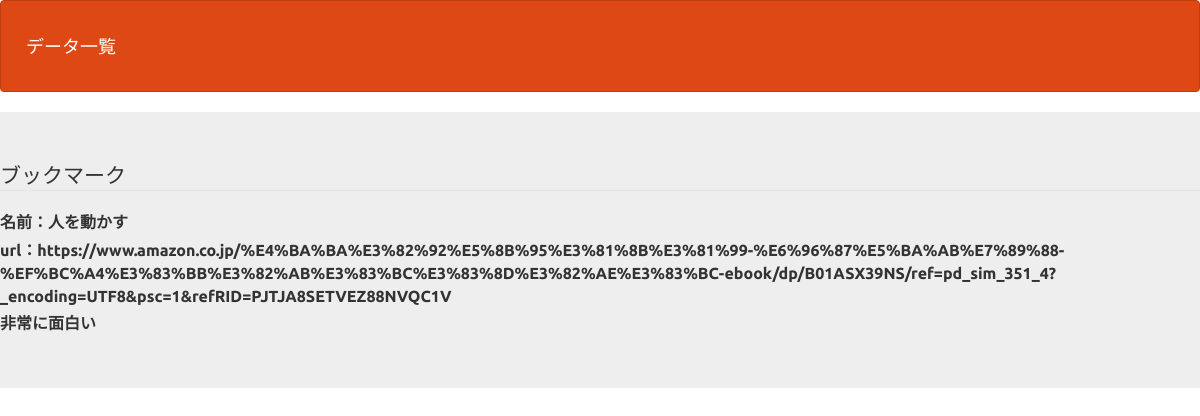
Page /detail2.php?id=3 on the committed database.
### tables this page shows
CREATE TABLE `gs_bm_table` (
  `id` int(12) NOT NULL,
  `name` varchar(64) NOT NULL,
  `url` text,
  `comment` text NOT NULL,
  `indate` datetime NOT NULL,
  `lid` varchar(128) NOT NULL,
  `lpw` varchar(64) NOT NULL,
  `kanri_flg` int(1) NOT NULL,
  `life_flg` int(11) NOT NULL
);

### detail2.php (the view, shortened to what this page needs)
<?php
$id = $_GET["id"];
$pdo = db_con();
$stmt = $pdo->prepare("SELECT * FROM gs_bm_table WHERE id=:id");
$stmt->bindValue(":id",$id,PDO::PARAM_INT);
$status = $stmt->execute();
if($status==false){
  queryError($stmt);
}else{
  $row = $stmt->fetch();
}
?>
<!DOCTYPE html>
<html lang="ja">
<head>
  <link href="css/bootstrap.min.css" rel="stylesheet">
</head>
<body>
<header>
  <nav class="navbar navbar-default">
    <div class="container-fluid">
    <div class="navbar-header"><a class="navbar-brand" href="select.php">データ一覧</a></div>
  </nav>
</header>
<form method="post" action="update.php">
  <div class="jumbotron">
   <fieldset>
    <legend>ブックマーク</legend>
     <label>名前：<?=$row["name"]?></label><br>
     <label>url：<?=$row["url"]?></label><br>
     <label><?=$row["comment"]?></label><br>
    </fieldset>
  </div>
</form>
</body>
</html>

### detail2.php (style rules this page uses)
div { padding: 10px;font-size:16px; }

### rows in the picture
gs_bm_table: name "人を動かす", url "https://www.amazon.co.jp/%E4%BA%BA%E3%82%92%E5%8B%95%E3%81%8B%E3%81%99-%E6%96%87%E5%BA%AB%E7%89%88-%EF%BC%A4%E3%83%BB%E3%82%AB%E3%83%BC%E3%83%8D%E3%82%AE%E3%83%BC-ebook/dp/B01ASX39NS/ref=pd_sim_351_4?_encoding=UTF8&psc=1&refRID=PJTJA8SETVEZ88NVQC1V", comment "非常に面白い"
